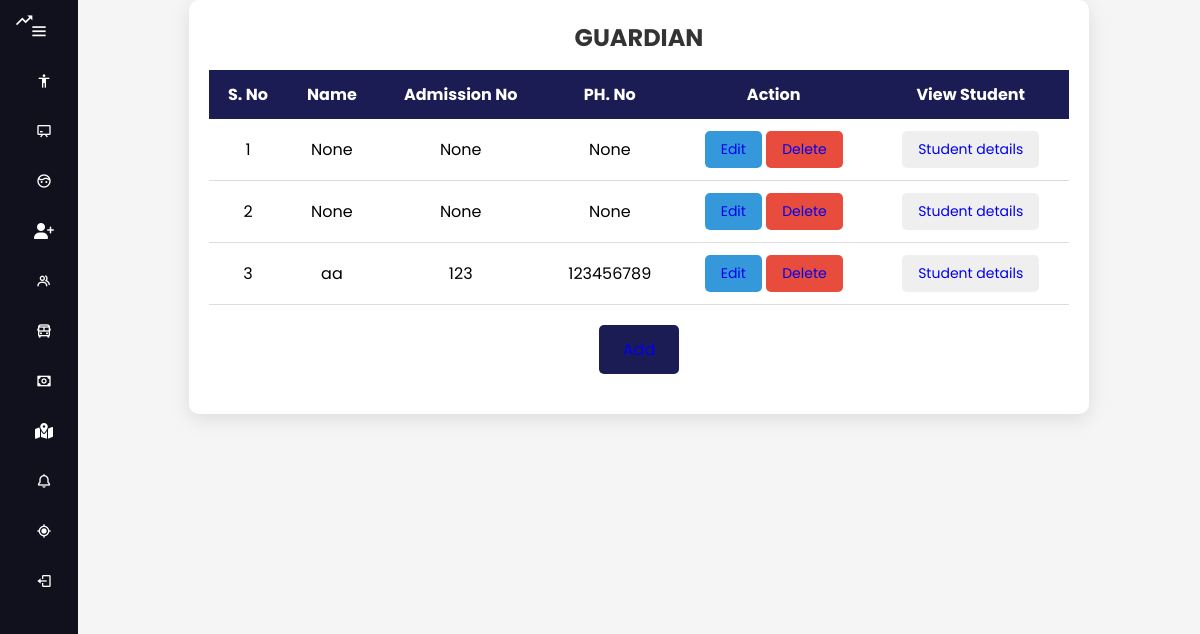
The app's page /administrator/Viewguard/, older data.
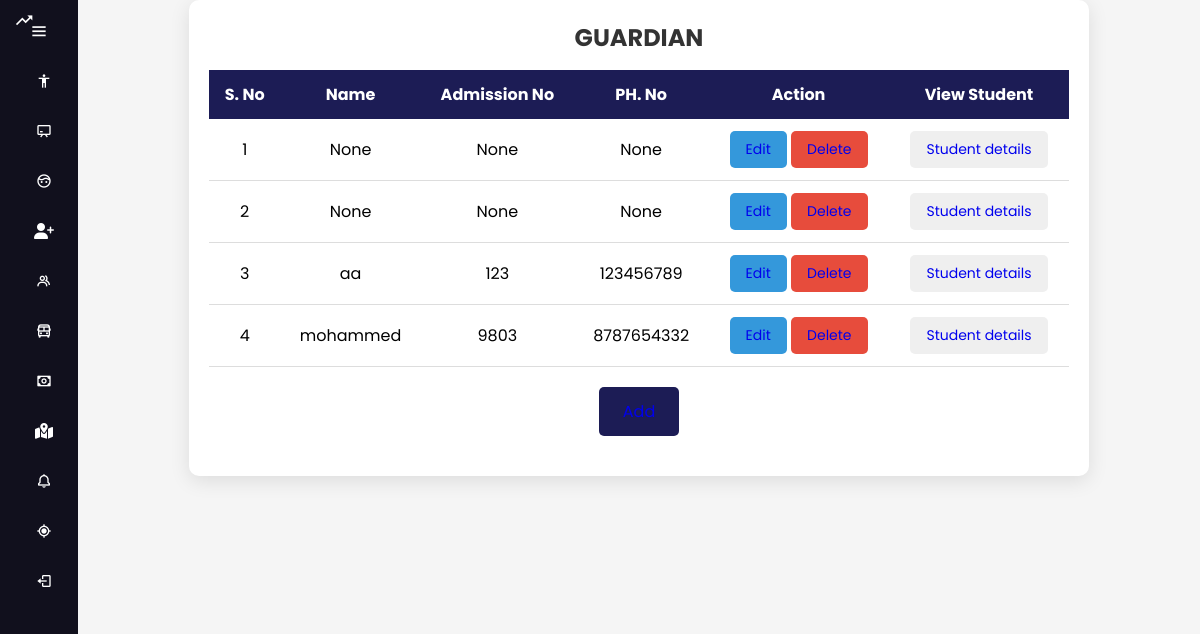
The same page, newer data.
### administrator/models.py (models this page shows)
class GuardianTable(models.Model):
    Name = models.CharField(max_length=30, null=True, blank=True)
    admissionno=models.CharField(max_length=10,null=True,blank=True)
    phoneno=models.BigIntegerField(null=True,blank=True)
    created_at=models.DateTimeField(auto_now_add=True, null=True, blank=True)
    updated_at = models.DateTimeField(auto_now_add=True, null=True, blank=True)

### administrator/views.py (the view)
# urls.py: path('Viewguard/',ViewGuardian.as_view(),name="vguard_page"),
class ViewGuardian(View):
    def get(self, request):
        guard_obj =GuardianTable.objects.all()
        return render(request, "administrator/guardian/view_guardian.html", {'val': guard_obj})

### templates/administrator/guardian/view_guardian.html (shortened to what this page needs)
{% extends 'administrator/admindashboard.html' %}
{% load static %}
{% block body %}
<!DOCTYPE html>
<html lang="en">
<head>
    <link rel="stylesheet" href="{% static 'guardian.css' %}">
</head>
<body>
    <div class="table-container">
        <h2>GUARDIAN</h2>
        <table>
            <tr>
                <th>S. No</th>
                <th>Name</th>
                <th>Admission No</th>
                <th>PH. No</th>
                <th>Action</th>
                <th>View Student</th>
            </tr>
            {% for i in val %}
            <tr>
                <td>{{ forloop.counter }}</td>
                <td>{{ i.Name }}</td>
                <td>{{ i.admissionno }}</td>
                <td>{{ i.phoneno }}</td>
                <td>
                    <button class="action-btn edit-btn"><a href="/administrator/editguard/{{ i.id }}/">Edit</a></button>
                    <button class="action-btn delete-btn"><a href="/administrator/Deleteguardian/{{ i.id }}/">Delete</a></button>
                </td>
                <td>
                    <button class="action-btn view-btn"> <a href="/administrator/Viewstudentdetails/{{ i.id }}/">Student details</a></button>
                </td>
            </tr>
            {% endfor %}
        </table>
        <button class="add-btn"> <a href="{% url 'addguardian_page' %}">Add</a></button>
    </div>
</body>
</html>
{% endblock %}

Row changes from the older to the newer data that the page shows:
added GuardianTable: Name "mohammed", admissionno "9803", phoneno "8787654332"
